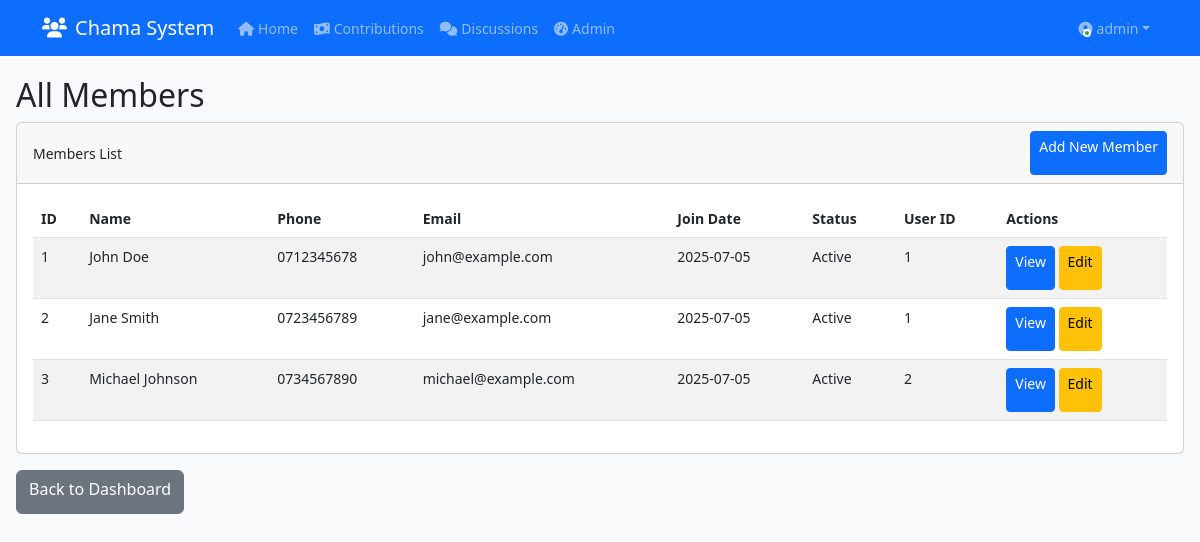
The app's page /admin/members (signed in), older data.
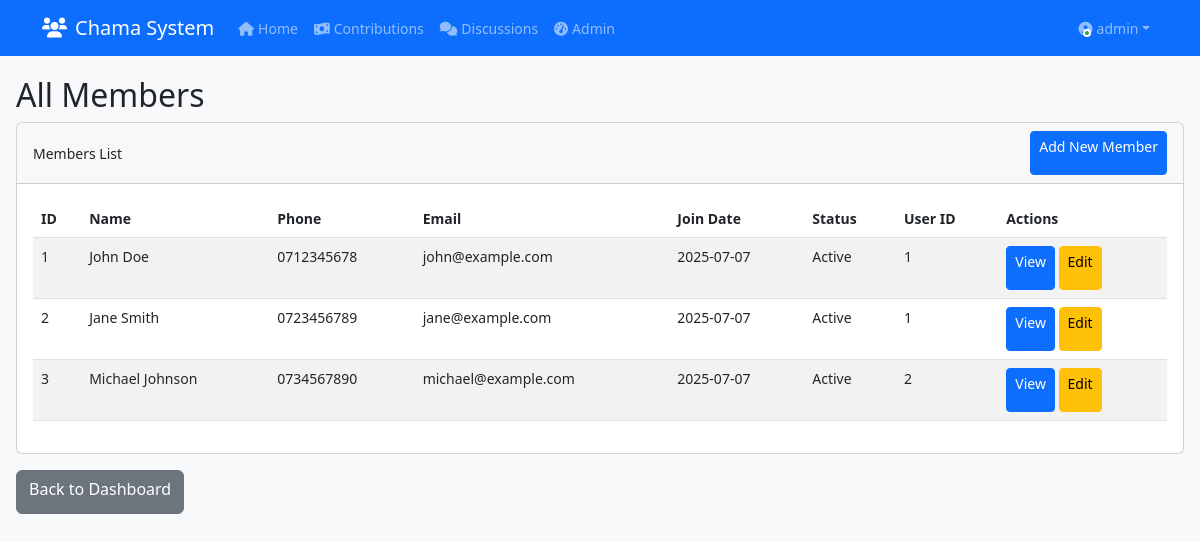
The same page, newer data.
### fixed_app.py (models this page shows, shortened)
class User(db.Model, UserMixin):
    id = db.Column(db.Integer, primary_key=True)
    username = db.Column(db.String(80), unique=True, nullable=False)
    password = db.Column(db.String(200), nullable=False)
    is_admin = db.Column(db.Boolean, default=False)
    last_seen = db.Column(db.DateTime, default=datetime.utcnow)
    is_online = db.Column(db.Boolean, default=False)
    members = db.relationship('Member', backref='user', lazy=True)

class Member(db.Model):
    id = db.Column(db.Integer, primary_key=True)
    name = db.Column(db.String(100), nullable=False)
    phone = db.Column(db.String(20), nullable=False, unique=True)
    email = db.Column(db.String(100))
    join_date = db.Column(db.DateTime, default=datetime.utcnow)
    status = db.Column(db.String(20), default='Active')
    user_id = db.Column(db.Integer, db.ForeignKey('user.id'))

### fixed_app.py (the view)
@app.route('/admin/members')
@login_required
@admin_required
def admin_members():
    members = Member.query.all()
    return render_template('admin/members.html', members=members)

### fixed_app.py (called while the page is built)
@login_manager.user_loader
def load_user(user_id):
    return User.query.get(int(user_id))

def admin_required(f):
    @wraps(f)
    def decorated_function(*args, **kwargs):
        if not current_user.is_admin:
            abort(403)
        return f(*args, **kwargs)
    return decorated_function

### templates/admin/members.html
{% extends "base.html" %}
{% block content %}
<h2>All Members</h2>
<div class="card">
    <div class="card-header d-flex justify-content-between align-items-center">
        <span>Members List</span>
        <a href="{{ url_for('add_member') }}" class="btn btn-primary btn-sm">Add New Member</a>
    </div>
    <div class="card-body">
        <table class="table table-striped">
            <thead>
                <tr>
                    <th>ID</th>
                    <th>Name</th>
                    <th>Phone</th>
                    <th>Email</th>
                    <th>Join Date</th>
                    <th>Status</th>
                    <th>User ID</th>
                    <th>Actions</th>
                </tr>
            </thead>
            <tbody>
                {% for member in members %}
                <tr>
                    <td>{{ member.id }}</td>
                    <td>{{ member.name }}</td>
                    <td>{{ member.phone }}</td>
                    <td>{{ member.email }}</td>
                    <td>{{ member.join_date.strftime('%Y-%m-%d') }}</td>
                    <td>{{ member.status }}</td>
                    <td>{{ member.user_id }}</td>
                    <td>
                        <a href="#" class="btn btn-sm btn-primary">View</a>
                        <a href="#" class="btn btn-sm btn-warning">Edit</a>
                    </td>
                </tr>
                {% else %}
                <tr>
                    <td colspan="8" class="text-center">No members found</td>
                </tr>
                {% endfor %}
            </tbody>
        </table>
    </div>
</div>
<div class="mt-3">
    <a href="{{ url_for('admin_dashboard') }}" class="btn btn-secondary">Back to Dashboard</a>
</div>
{% endblock %}

### templates/base.html (shortened to what this page needs)
<!DOCTYPE html>
<html lang="en">
<head>
    <link href="https://cdn.jsdelivr.net/npm/bootstrap@5.3.0-alpha1/dist/css/bootstrap.min.css" rel="stylesheet">
    <link rel="stylesheet" href="https://cdnjs.cloudflare.com/ajax/libs/font-awesome/6.0.0/css/all.min.css">
</head>
<body>
    {% include 'navbar.html' %}
    <div class="container-fluid px-2 px-md-3">
        {% block content %}{% endblock %}
    </div>
</body>
</html>

### templates/navbar.html (shortened to what this page needs)
<nav class="navbar navbar-expand-lg navbar-dark bg-primary">
    <div class="container">
        <a class="navbar-brand" href="{{ url_for('index') }}">
            <i class="fas fa-users me-2"></i>Chama System
        </a>
        <div class="collapse navbar-collapse" id="navbarNav">
            {% if current_user.is_authenticated %}
            <ul class="navbar-nav me-auto">
                <li class="nav-item">
                    <a class="nav-link {% if request.path == url_for('index') %}active{% endif %}" href="{{ url_for('index') }}">
                        <i class="fas fa-home me-1"></i>Home
                    </a>
                </li>
                <li class="nav-item">
                    <a class="nav-link {% if request.path == url_for('contributions') %}active{% endif %}" href="{{ url_for('contributions') }}">
                        <i class="fas fa-money-bill-wave me-1"></i>Contributions
                    </a>
                </li>
                <li class="nav-item">
                    <a class="nav-link {% if request.path == url_for('discussions') %}active{% endif %}" href="{{ url_for('discussions') }}">
                        <i class="fas fa-comments me-1"></i>Discussions
                    </a>
                </li>
                {% if current_user.is_admin %}
                <li class="nav-item">
                    <a class="nav-link {% if request.path == url_for('admin_dashboard') %}active{% endif %}" href="{{ url_for('admin_dashboard') }}">
                        <i class="fas fa-tachometer-alt me-1"></i>Admin
                    </a>
                </li>
                {% endif %}
            </ul>
            <ul class="navbar-nav">
                <li class="nav-item dropdown">
                    <a class="nav-link dropdown-toggle user-dropdown" href="#" id="navbarDropdown" role="button"
                       data-bs-toggle="dropdown" aria-expanded="false">
                        <div class="user-avatar">
                            <span class="online-dot"></span>
                        </div>
                        <span class="ms-1">{{ current_user.username }}</span>
                    </a>
                </li>
            </ul>
            {% endif %}
        </div>
    </div>
</nav>

### templates/base.html (style rules this page uses)
body { background-color: #f8f9fa; font-size: 14px; }
.navbar { margin-bottom: 20px; }
.btn, .form-control, .form-select { min-height: 44px; }

### templates/navbar.html (style rules this page uses)
.user-dropdown { display: flex; align-items: center; }
.user-avatar { position: relative; display: inline-block; }
.online-dot { position: absolute; bottom: 2px; right: 2px; width: 8px; height: 8px; background-color: #28a745; border: 2px solid white; border-radius: 50%; animation: pulse-dot 2s infinite; }

Row changes from the older to the newer data that the page shows:
changed Member "John Doe": join_date "2025-07-05" → "2025-07-07"
changed Member "Jane Smith": join_date "2025-07-05" → "2025-07-07"
changed Member "Michael Johnson": join_date "2025-07-05" → "2025-07-07"
